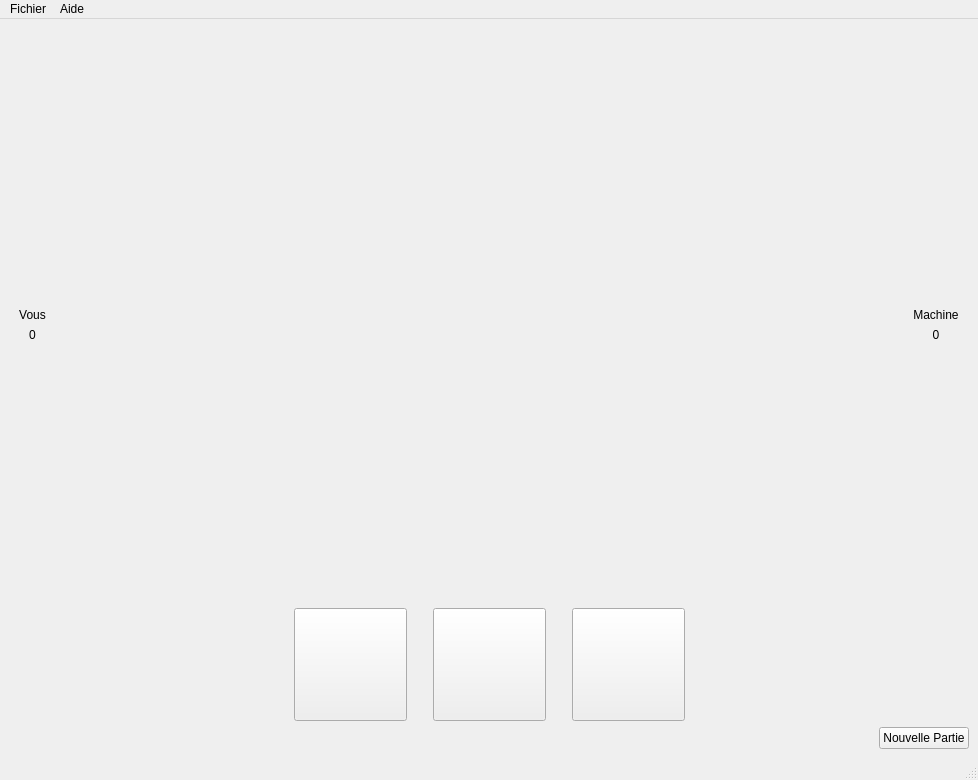
<?xml version="1.0" encoding="UTF-8"?>
<ui version="4.0">
 <class>ChifoumiVue</class>
 <widget class="QMainWindow" name="ChifoumiVue">
  <property name="geometry">
   <rect>
    <x>0</x>
    <y>0</y>
    <width>978</width>
    <height>780</height>
   </rect>
  </property>
  <property name="windowTitle">
   <string>ChifoumiVue</string>
  </property>
  <widget class="QWidget" name="centralwidget">
   <layout class="QGridLayout" name="gridLayout">
    <item row="0" column="0">
     <layout class="QVBoxLayout" name="mainVLayout">
      <item>
       <spacer name="verticalSpacer_6">
        <property name="orientation">
         <enum>Qt::Vertical</enum>
        </property>
        <property name="sizeType">
         <enum>QSizePolicy::Maximum</enum>
        </property>
        <property name="sizeHint" stdset="0">
         <size>
          <width>0</width>
          <height>0</height>
         </size>
        </property>
       </spacer>
      </item>
      <item>
       <spacer name="verticalSpacer_9">
        <property name="orientation">
         <enum>Qt::Vertical</enum>
        </property>
        <property name="sizeType">
         <enum>QSizePolicy::Ignored</enum>
        </property>
        <property name="sizeHint" stdset="0">
         <size>
          <width>20</width>
          <height>40</height>
         </size>
        </property>
       </spacer>
      </item>
      <item>
       <layout class="QHBoxLayout" name="combatHLayout">
        <item>
         <spacer name="horizontalSpacer_4">
          <property name="orientation">
           <enum>Qt::Horizontal</enum>
          </property>
          <property name="sizeType">
           <enum>QSizePolicy::Fixed</enum>
          </property>
          <property name="sizeHint" stdset="0">
           <size>
            <width>10</width>
            <height>10</height>
           </size>
          </property>
         </spacer>
        </item>
        <item>
         <layout class="QVBoxLayout" name="joueurVLayout">
          <item>
           <spacer name="verticalSpacer_2">
            <property name="orientation">
             <enum>Qt::Vertical</enum>
            </property>
            <property name="sizeHint" stdset="0">
             <size>
              <width>20</width>
              <height>40</height>
             </size>
            </property>
           </spacer>
          </item>
          <item>
           <widget class="QLabel" name="lNomJoueur">
            <property name="text">
             <string>Vous</string>
            </property>
            <property name="alignment">
             <set>Qt::AlignCenter</set>
            </property>
           </widget>
          </item>
          <item>
           <widget class="QLabel" name="lScoreJoueur">
            <property name="text">
             <string>0</string>
            </property>
            <property name="alignment">
             <set>Qt::AlignCenter</set>
            </property>
           </widget>
          </item>
          <item>
           <widget class="QLabel" name="lActionJoueur">
            <property name="text">
             <string/>
            </property>
            <property name="pixmap">
             <pixmap resource="images.qrc">:/images/rien.gif</pixmap>
            </property>
            <property name="alignment">
             <set>Qt::AlignCenter</set>
            </property>
           </widget>
          </item>
          <item>
           <spacer name="verticalSpacer">
            <property name="orientation">
             <enum>Qt::Vertical</enum>
            </property>
            <property name="sizeHint" stdset="0">
             <size>
              <width>20</width>
              <height>40</height>
             </size>
            </property>
           </spacer>
          </item>
         </layout>
        </item>
        <item>
         <spacer name="horizontalSpacer_6">
          <property name="orientation">
           <enum>Qt::Horizontal</enum>
          </property>
          <property name="sizeHint" stdset="0">
           <size>
            <width>40</width>
            <height>20</height>
           </size>
          </property>
         </spacer>
        </item>
        <item>
         <widget class="QLabel" name="lEpees">
          <property name="text">
           <string/>
          </property>
          <property name="pixmap">
           <pixmap resource="images.qrc">:/images/versus.gif</pixmap>
          </property>
          <property name="alignment">
           <set>Qt::AlignCenter</set>
          </property>
         </widget>
        </item>
        <item>
         <spacer name="horizontalSpacer_7">
          <property name="orientation">
           <enum>Qt::Horizontal</enum>
          </property>
          <property name="sizeHint" stdset="0">
           <size>
            <width>40</width>
            <height>20</height>
           </size>
          </property>
         </spacer>
        </item>
        <item>
         <layout class="QVBoxLayout" name="machineVLayout">
          <item>
           <spacer name="verticalSpacer_3">
            <property name="orientation">
             <enum>Qt::Vertical</enum>
            </property>
            <property name="sizeHint" stdset="0">
             <size>
              <width>20</width>
              <height>40</height>
             </size>
            </property>
           </spacer>
          </item>
          <item>
           <widget class="QLabel" name="lNomMachine">
            <property name="text">
             <string>Machine</string>
            </property>
            <property name="alignment">
             <set>Qt::AlignCenter</set>
            </property>
           </widget>
          </item>
          <item>
           <widget class="QLabel" name="lScoreMachine">
            <property name="text">
             <string>0</string>
            </property>
            <property name="alignment">
             <set>Qt::AlignCenter</set>
            </property>
           </widget>
          </item>
          <item>
           <widget class="QLabel" name="lActionMachine">
            <property name="text">
             <string/>
            </property>
            <property name="pixmap">
             <pixmap resource="images.qrc">:/images/rien.gif</pixmap>
            </property>
            <property name="alignment">
             <set>Qt::AlignCenter</set>
            </property>
           </widget>
          </item>
          <item>
           <spacer name="verticalSpacer_4">
            <property name="orientation">
             <enum>Qt::Vertical</enum>
            </property>
            <property name="sizeHint" stdset="0">
             <size>
              <width>20</width>
              <height>40</height>
             </size>
            </property>
           </spacer>
          </item>
         </layout>
        </item>
        <item>
         <spacer name="horizontalSpacer_5">
          <property name="orientation">
           <enum>Qt::Horizontal</enum>
          </property>
          <property name="sizeType">
           <enum>QSizePolicy::Fixed</enum>
          </property>
          <property name="sizeHint" stdset="0">
           <size>
            <width>10</width>
            <height>10</height>
           </size>
          </property>
         </spacer>
        </item>
       </layout>
      </item>
      <item>
       <layout class="QHBoxLayout" name="actionHLayout">
        <property name="leftMargin">
         <number>0</number>
        </property>
        <property name="topMargin">
         <number>0</number>
        </property>
        <item>
         <spacer name="horizontalSpacer_2">
          <property name="orientation">
           <enum>Qt::Horizontal</enum>
          </property>
          <property name="sizeType">
           <enum>QSizePolicy::Expanding</enum>
          </property>
          <property name="sizeHint" stdset="0">
           <size>
            <width>40</width>
            <height>20</height>
           </size>
          </property>
         </spacer>
        </item>
        <item>
         <widget class="QPushButton" name="bPierre">
          <property name="minimumSize">
           <size>
            <width>113</width>
            <height>113</height>
           </size>
          </property>
          <property name="maximumSize">
           <size>
            <width>115</width>
            <height>115</height>
           </size>
          </property>
          <property name="styleSheet">
           <string notr="true">background-image: url(:/images/pierre.gif);</string>
          </property>
          <property name="text">
           <string/>
          </property>
         </widget>
        </item>
        <item>
         <spacer name="horizontalSpacer_8">
          <property name="orientation">
           <enum>Qt::Horizontal</enum>
          </property>
          <property name="sizeType">
           <enum>QSizePolicy::Fixed</enum>
          </property>
          <property name="sizeHint" stdset="0">
           <size>
            <width>20</width>
            <height>20</height>
           </size>
          </property>
         </spacer>
        </item>
        <item>
         <widget class="QPushButton" name="bFeuille">
          <property name="minimumSize">
           <size>
            <width>113</width>
            <height>113</height>
           </size>
          </property>
          <property name="maximumSize">
           <size>
            <width>113</width>
            <height>113</height>
           </size>
          </property>
          <property name="styleSheet">
           <string notr="true">background-image: url(:/images/papier.gif);</string>
          </property>
          <property name="text">
           <string/>
          </property>
         </widget>
        </item>
        <item>
         <spacer name="horizontalSpacer_9">
          <property name="orientation">
           <enum>Qt::Horizontal</enum>
          </property>
          <property name="sizeType">
           <enum>QSizePolicy::Fixed</enum>
          </property>
          <property name="sizeHint" stdset="0">
           <size>
            <width>20</width>
            <height>20</height>
           </size>
          </property>
         </spacer>
        </item>
        <item>
         <widget class="QPushButton" name="bCiseaux">
          <property name="minimumSize">
           <size>
            <width>113</width>
            <height>113</height>
           </size>
          </property>
          <property name="maximumSize">
           <size>
            <width>113</width>
            <height>113</height>
           </size>
          </property>
          <property name="styleSheet">
           <string notr="true">background-image: url(:/images/ciseau.gif);</string>
          </property>
          <property name="text">
           <string/>
          </property>
         </widget>
        </item>
        <item>
         <spacer name="horizontalSpacer_3">
          <property name="orientation">
           <enum>Qt::Horizontal</enum>
          </property>
          <property name="sizeType">
           <enum>QSizePolicy::Expanding</enum>
          </property>
          <property name="sizeHint" stdset="0">
           <size>
            <width>40</width>
            <height>20</height>
           </size>
          </property>
         </spacer>
        </item>
       </layout>
      </item>
      <item>
       <layout class="QHBoxLayout" name="buttonHLayout">
        <item>
         <spacer name="horizontalSpacer">
          <property name="orientation">
           <enum>Qt::Horizontal</enum>
          </property>
          <property name="sizeHint" stdset="0">
           <size>
            <width>40</width>
            <height>20</height>
           </size>
          </property>
         </spacer>
        </item>
        <item>
         <widget class="QPushButton" name="bNouvellePartie">
          <property name="text">
           <string>Nouvelle Partie</string>
          </property>
         </widget>
        </item>
       </layout>
      </item>
     </layout>
    </item>
   </layout>
  </widget>
  <widget class="QMenuBar" name="menubar">
   <property name="geometry">
    <rect>
     <x>0</x>
     <y>0</y>
     <width>978</width>
     <height>20</height>
    </rect>
   </property>
   <widget class="QMenu" name="menuFichier">
    <property name="title">
     <string>Fichier</string>
    </property>
   </widget>
   <widget class="QMenu" name="menuAide">
    <property name="title">
     <string>Aide</string>
    </property>
   </widget>
   <addaction name="menuFichier"/>
   <addaction name="menuAide"/>
  </widget>
  <widget class="QStatusBar" name="statusbar"/>
 </widget>
 <resources>
  <include location="images.qrc"/>
 </resources>
 <connections/>
</ui>
